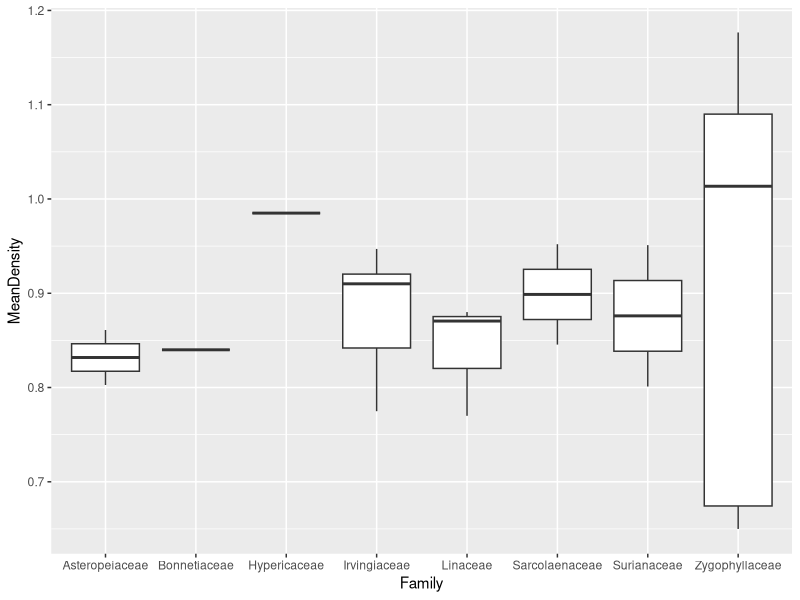
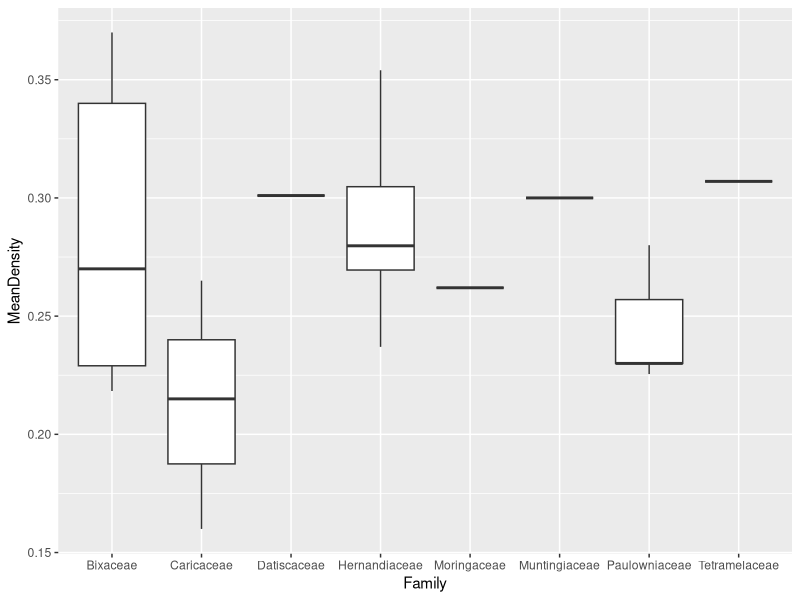

R code for these plots, in order: (Note: this script raises an error after producing the figures.)
# Script for Lab #11 (= Assignment #?) 
# Yin Zhou
# April 05, 2019


#########

library("dplyr")
library("ggplot2")

getwd()
#set working directory
# setwd("")

#import the data into RStudio
GlobalWoodDensityDatabase <- read.csv("GlobalWoodDensityDatabase.csv", stringsAsFactors = F)

naRow <- which(is.na(GlobalWoodDensityDatabase$Wood.density..g.cm.3...oven.dry.mass.fresh.volume))

GlobalWoodDensityDatabase <- GlobalWoodDensityDatabase[-naRow, ]

#base R
species <- unique(GlobalWoodDensityDatabase$Binomial)
species_num <- length(species)
family <- rep(NA, species_num)
density_l <- list()
GlobalWoodDensityDatabase_Row <- nrow(GlobalWoodDensityDatabase)

for (i in 1:GlobalWoodDensityDatabase_Row) {
    j <- match(GlobalWoodDensityDatabase$Binomial[i], species)
    if (is.na(family[j])) {
        family[j] <- GlobalWoodDensityDatabase$Family[i]
        density_l[[j]] <- GlobalWoodDensityDatabase$Wood.density..g.cm.3...oven.dry.mass.fresh.volume[i]
    } else {
        density_l[[j]] <- c(density_l[[j]], GlobalWoodDensityDatabase$Wood.density..g.cm.3...oven.dry.mass.fresh.volume[i])
    }
    
}

MeanDensity <- mean(density_l[[1]])
for (i in 2:length(density_l)) {
    MeanDensity <- c(MeanDensity, mean(density_l[[i]]))
}

newdf1 <- data.frame(family, species, MeanDensity)
f1 <- newdf1
f1 <- f1[order(f1$family),]
colnames(f1)[1] <- "Family"
colnames(f1)[2] <- "Binomial"

#the package dplyr
newdf2 <- summarise(group_by(GlobalWoodDensityDatabase, Family, Binomial), MeanDensity = mean(Wood.density..g.cm.3...oven.dry.mass.fresh.volume))

families_dense <- summarise(group_by(f1, Family), MeanDensity = mean(MeanDensity))
families_dense_sorted <- arrange(families_dense, desc(MeanDensity))

#6b
family_s <- as.data.frame(families_dense_sorted[,1])
h8 <- as.vector(t(head(family_s, 8)))
t8 <- as.vector(t(tail(family_s, 8)))

keepRows_h <- (newdf2$Family %in% h8)
keepRows_t <- (newdf2$Family %in% t8)
keep_head_family <- newdf2[keepRows_h,]
keep_tail_family <- newdf2[keepRows_t,]

b1 <- ggplot(keep_head_family) + geom_boxplot(aes(x = Family, y = MeanDensity))
b2 <- ggplot(keep_tail_family) + geom_boxplot(aes(x = Family, y = MeanDensity))

as.data.frame( df[,1], drop=false)



